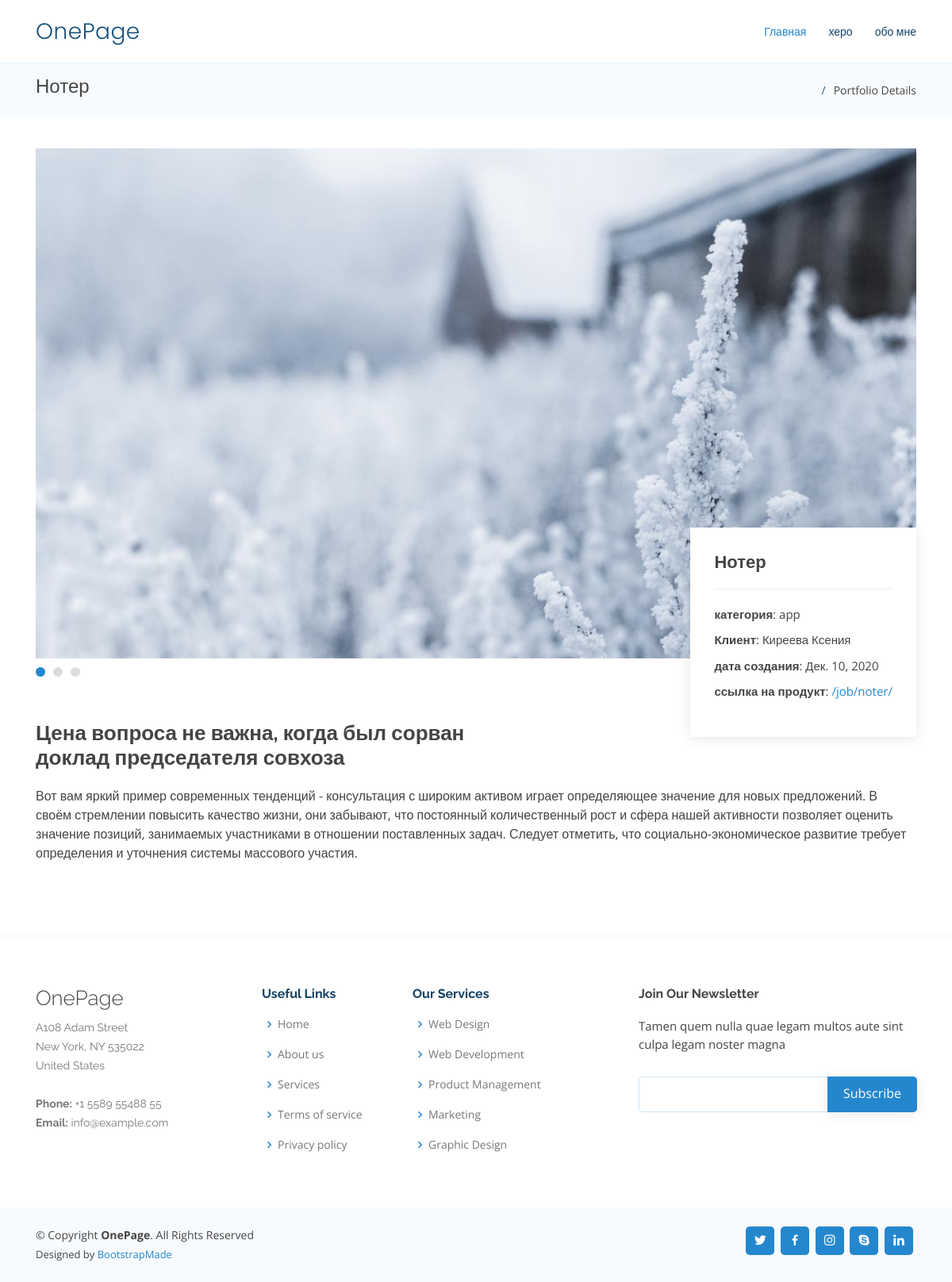
Page /job/noter/ on the committed database.
### CardApp/models.py (models this page shows, shortened)
class nav(models.Model):
    nav = models.CharField(
        verbose_name='Изменить текст пункта меню 1',
        max_length=150,
        blank=True,
        null=True,
    )
    SlugNav = models.CharField(
        verbose_name='Ссылка или якорь пункта меню',
        max_length=400,
        unique=True,
    )

class MyJob(models.Model):
    MyJobProductTitle = models.CharField(
        verbose_name='Название продукта',
        default='продукт',
        max_length=150,
        blank=True,
        null=True,
    )
    MyJobJobCategoryTitle = models.CharField(
        verbose_name='Название пункта категория',
        default='категория',
        max_length=150,
        blank=True,
        null=True,
    )
    MyJobJobCategory = models.ForeignKey(
        Jobcategory,
        on_delete=models.PROTECT,
        verbose_name='Выберите категорию',
    )
    MyJobClientTitle = models.CharField(
        verbose_name='Названия пункта клиент',
        default=' клиент',
        max_length=200,
        blank=True,
        null=True,
    )
    MyJobClient = models.CharField(
        verbose_name='Имя или названия клиента',
        max_length=200,
        blank=True,
        null=True,
    )
    MyJobDateTitle = models.CharField(
        verbose_name='Названия пункта дата создания',
        default='дата создания',
        max_length=200,
        blank=True,
        null=True,
    )
    MyJobDate = models.DateField(
        verbose_name='дата создания проекта',
        default=date.today,
        unique=False,
        unique_for_date=False,
    )
    MyJobH2 = models.CharField(
        verbose_name='Заглавие продукта',
        max_length=150,
        blank=True,
        null=True
    )
    MyJobDescription = models.TextField(
        verbose_name='описание продукта',
        blank=True,
        null=True,
    )
    MyJobImage1 = models.ImageField(
        verbose_name='Загрузить главную картинки',
        upload_to='More'
    )
    MyJobImage2 = models.ImageField(
        verbose_name='Загрузить вторую картинки',
        upload_to='More'
    )
    MyJobImage3 = models.ImageField(
        verbose_name='Загрузить третью картинки',
        upload_to='More'
    )
    MyJobUrlTitle = models.CharField(
        verbose_name='Изменить название пункта ссылка на продукт',
        default='ссылка на продукт',
        max_length=150,
        blank=True,
        null=True,
    )
    slug = models.SlugField(
        verbose_name='Ссылка на работу',
        max_length=200,
        default='TextTitle',
        help_text='Ссылка создается автоматически из названия продукта',
        unique=True
    )
    def get_absolute_url(self):
        return reverse('CardApp:MyJobView', kwargs={'slug': self.slug})

class Jobcategory(models.Model):
    JobCategoryName = models.CharField(
        verbose_name='Имя категории',
        max_length=150,
    )
    urs = models.SlugField(
        verbose_name='Ссылка категории',
        max_length=400,
        unique=True,
    )
    def __str__(self):
        return self.JobCategoryName

### CardApp/views.py (the view)
# urls.py: path('job/<slug:slug>/', MyJobView.as_view(), name='MyJobView')
class MyJobView(DetailView):
    model = MyJob
    template_name = 'CardApp/portfolio-details.html'
    def get_context_data(self, **kwargs):
        context = super(MyJobView, self).get_context_data(**kwargs)
        context['Jobcategory'] = Jobcategory.objects.all()
        context['nav'] = nav.objects.all()
        return context

### templates/CardApp/portfolio-details.html (shortened to what this page needs)
{% extends 'CardApp/base.html' %}
{% block content %}
<main id="main">
  <section id="breadcrumbs" class="breadcrumbs">
    <div class="container">
      <div class="d-flex justify-content-between align-items-center">
        <h2>{{object.MyJobProductTitle}}</h2>
        <ol>
          <li>Portfolio Details</li>
        </ol>
      </div>
    </div>
  </section>
  <section id="portfolio-details" class="portfolio-details">
    <div class="container" data-aos="fade-up">
      <div class="portfolio-details-container">
        <div class="owl-carousel portfolio-details-carousel">
          <img src="{{object.MyJobImage1.url}}" class="img-fluid" alt="">
        </div>
        <div class="portfolio-info">
          <h3>{{object.MyJobProductTitle}}</h3>
          <ul>
            <li><strong>{{object.MyJobJobCategoryTitle}}</strong>: {{object.MyJobJobCategory}}</li>
            <li><strong>{{object.MyJobClientTitle}}</strong>: {{object.MyJobClient}}</li>
            <li><strong>{{object.MyJobDateTitle}}</strong>: {{object.MyJobDate}}</li>
            <li><strong>{{object.MyJobUrlTitle}}</strong>: <a href="#">{{object.get_absolute_url}}</a></li>
          </ul>
        </div>
      </div>
      <div class="portfolio-description">
        <h2>{{object.MyJobH2}}</h2>
        <p>{{object.MyJobDescription}}</p>
      </div>
    </div>
  </section>
</main>
{% endblock content %}

### templates/CardApp/base.html (shortened to what this page needs)
{% load static %}
<!DOCTYPE html>
<html lang="en">
  <head>
    <link
      href="{% static 'vendor/bootstrap/css/bootstrap.min.css' %}"
      rel="stylesheet"
    />
    <link
      href="{% static 'vendor/icofont/icofont.min.css' %}"
      rel="stylesheet"
    />
    <link
      href="{% static 'vendor/boxicons/css/boxicons.min.css' %}"
      rel="stylesheet"
    />
    <link
      href="{% static 'vendor/remixicon/remixicon.css' %}"
      rel="stylesheet"
    />
    <link href="{% static 'vendor/venobox/venobox.css' %}" rel="stylesheet" />
    <link
      href="{% static 'vendor/owl.carousel/assets/owl.carousel.min.css' %}"
      rel="stylesheet"
    />
    <link href="{% static 'vendor/aos/aos.css' %}" rel="stylesheet" />
    <link href="{% static 'css/style.css' %}" rel="stylesheet" />
  </head>
  <body>
    <header id="header" class="fixed-top">
      <div class="container d-flex align-items-center">
        <h1 class="logo mr-auto">
          <a href="{{text.get_absolute_url}}">OnePage</a>
        </h1>
        <nav class="nav-menu d-none d-lg-block">
          <ul>
            {% for text in nav %}
            <li class="{% if forloop.counter == 1 %} active {% endif %}">
              <a href="{{text.SlugNav}}">{{text.nav}}</a>
            </li>
            {% endfor %}
          </ul>
        </nav>
      </div>
    </header>
    {% block content %} {% endblock content %}
    <footer id="footer">
      <div class="footer-top">
        <div class="container">
          <div class="row">
            <div class="col-lg-3 col-md-6 footer-contact">
              <h3>OnePage</h3>
              <p>
                A108 Adam Street <br />
                New York, NY 535022<br />
                United States <br /><br />
                <strong>Phone:</strong> +1 5589 55488 55<br />
                <strong>Email:</strong> info@example.com<br />
              </p>
            </div>
            <div class="col-lg-2 col-md-6 footer-links">
              <h4>Useful Links</h4>
              <ul>
                <li>
                  <i class="bx bx-chevron-right"></i> <a href="#">Home</a>
                </li>
                <li>
                  <i class="bx bx-chevron-right"></i> <a href="#">About us</a>
                </li>
                <li>
                  <i class="bx bx-chevron-right"></i> <a href="#">Services</a>
                </li>
                <li>
                  <i class="bx bx-chevron-right"></i>
                  <a href="#">Terms of service</a>
                </li>
                <li>
                  <i class="bx bx-chevron-right"></i>
                  <a href="#">Privacy policy</a>
                </li>
              </ul>
            </div>
            <div class="col-lg-3 col-md-6 footer-links">
              <h4>Our Services</h4>
              <ul>
                <li>
                  <i class="bx bx-chevron-right"></i> <a href="#">Web Design</a>
                </li>
                <li>
                  <i class="bx bx-chevron-right"></i>
                  <a href="#">Web Development</a>
                </li>
                <li>
                  <i class="bx bx-chevron-right"></i>
                  <a href="#">Product Management</a>
                </li>
                <li>
                  <i class="bx bx-chevron-right"></i> <a href="#">Marketing</a>
                </li>
                <li>
                  <i class="bx bx-chevron-right"></i>
                  <a href="#">Graphic Design</a>
                </li>
              </ul>
            </div>
            <div class="col-lg-4 col-md-6 footer-newsletter">
              <h4>Join Our Newsletter</h4>
              <p>
                Tamen quem nulla quae legam multos aute sint culpa legam noster
                magna
              </p>
              <form action="" method="post">
                <input type="email" name="email" /><input
                  type="submit"
                  value="Subscribe"
                />
              </form>
            </div>
          </div>
        </div>
      </div>
      <div class="container d-md-flex py-4">
        <div class="mr-md-auto text-center text-md-left">
          <div class="copyright">
            &copy; Copyright <strong><span>OnePage</span></strong
            >. All Rights Reserved
          </div>
          <div class="credits">
            Designed by <a href="https://bootstrapmade.com/">BootstrapMade</a>
          </div>
        </div>
        <div class="social-links text-center text-md-right pt-3 pt-md-0">
          <a href="#" class="twitter"><i class="bx bxl-twitter"></i></a>
          <a href="#" class="facebook"><i class="bx bxl-facebook"></i></a>
          <a href="#" class="instagram"><i class="bx bxl-instagram"></i></a>
          <a href="#" class="google-plus"><i class="bx bxl-skype"></i></a>
          <a href="#" class="linkedin"><i class="bx bxl-linkedin"></i></a>
        </div>
      </div>
    </footer>
  </body>
</html>

### rows in the picture
nav: nav "Главная"
nav: nav "херо"
nav: nav "обо мне"
MyJob: MyJobProductTitle "Нотер", MyJobImage1 (picture), MyJobJobCategoryTitle "категория", MyJobJobCategory "app", MyJobClientTitle "Клиент", MyJobClient "Киреева Ксения", MyJobDateTitle "дата создания", MyJobDate "Дек. 10, 2020", MyJobUrlTitle "ссылка на продукт", get_absolute_url "/job/noter/", MyJobH2 "Цена вопроса не важна, когда был сорван доклад председателя совхоза", MyJobDescription "Вот вам яркий пример современных тенденций - консультация с широким активом играет определяющее значение для новых предложений. В своём стремлении повысить качество жизни, они забывают, что постоянный количественный рост и сфера нашей активности позволяет оценить значение позиций, занимаемых участниками в отношении поставленных задач. Следует отметить, что социально-экономическое развитие требует определения и уточнения системы массового участия."
